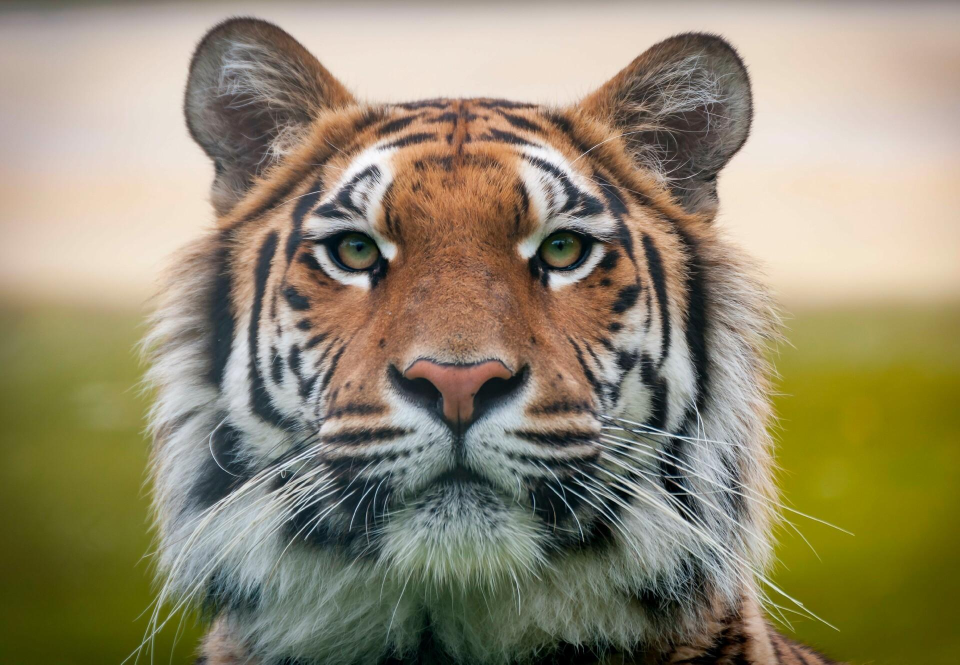
#> input picture 5th sem/Image/images/tiger.jpg, 1920 x 1329 px (shown at 1/2 size)
$ jupyter execute 1_negative_image.ipynb
#> lines starting #> are read from the running program, lines starting #| are printed output that depends on the picture
***Negative Images***

Negative images are useful for enhancing white or grey detail embedded in dark regions

S = max_intensity - r

<style>
    .jp-Notebook { background: white !important; color: black !important; }
    pre, code { background: white !important; color: black !important; }
</style>

[cell 1]
#import libraries
import numpy as np
from PIL import Image
import matplotlib.pyplot as plt

[cell 2]
def Negative_Image(image):
  # image = image.resize((400,400), Image.Resampling.LANCZOS)
  # convert to numpy array
  numpy_image = np.array(image)

  row = numpy_image.shape[0]
  column = numpy_image.shape[1]

  new_array = np.zeros(shape=(row,column))

  for i in range(row):
    for j in range(column):
      new_array[i][j] = 255 - numpy_image[i][j]

  negative_image = Image.fromarray(new_array)
  negative_image = negative_image.convert("L")

  return negative_image

[cell 3]
# reading image and converting to gray scale
image = Image.open('../images/tiger.jpg').convert('L')
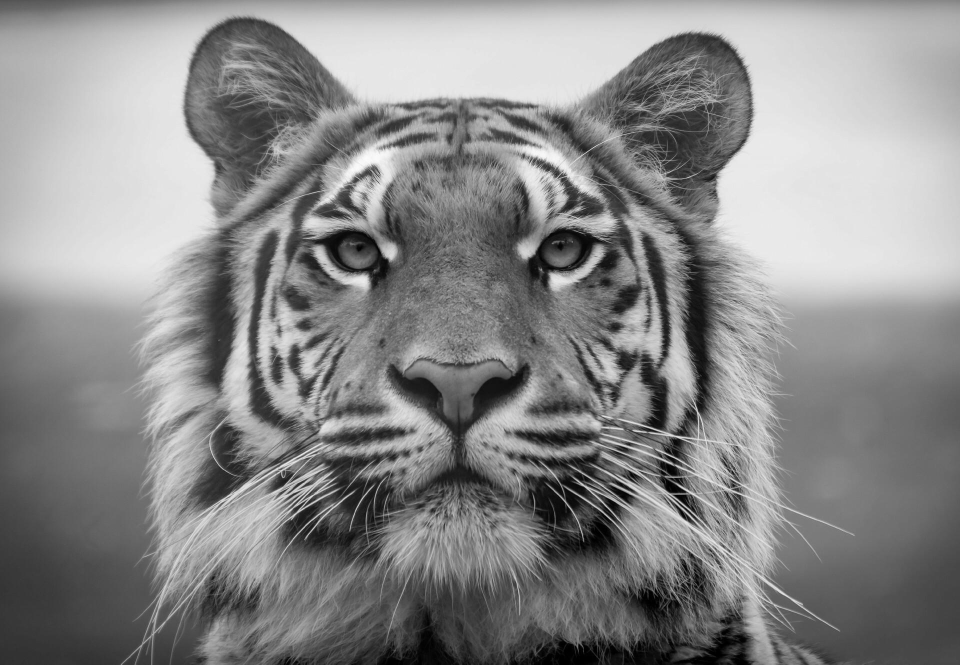
#> image: PIL image 1920x1329 L (shown at 1/2 size); min 0, max 254, mean 137.1
# calling negative function
negative_image = Negative_Image(image)
#> after the loop in Negative_Image, `for i in range(row):`:
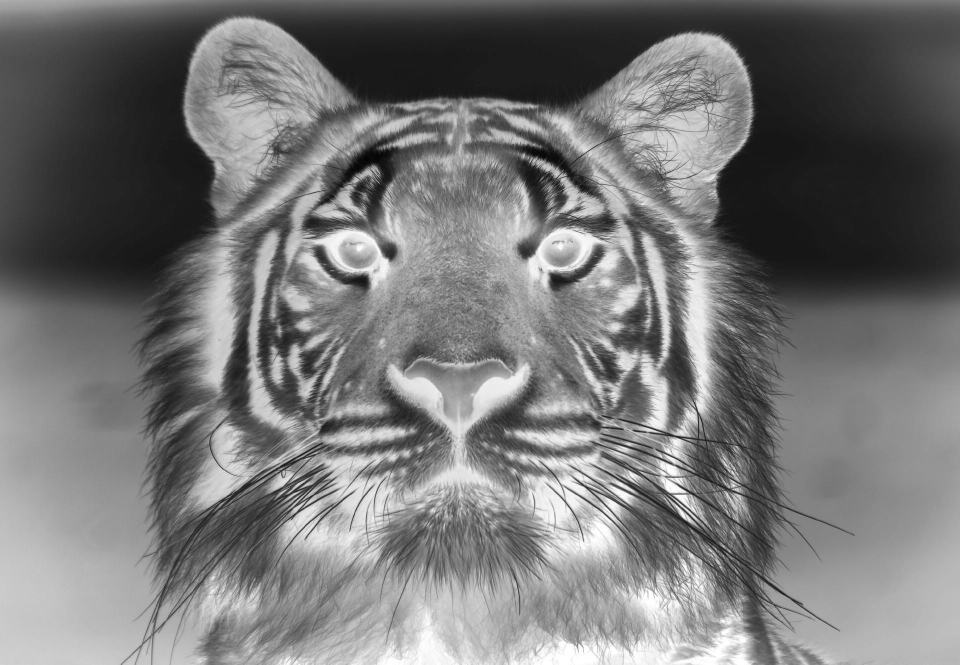
#> new_array: shape (1329, 1920) float64 (shown at 1/2 size); min 1, max 255, mean 117.9

#displaying the images
fig = plt.figure()
fig.set_figheight(8)
fig.set_figwidth(8)

fig.add_subplot(1,2,1)
plt.imshow(image, cmap='gray')
plt.title('original image')

fig.add_subplot(1,2,2)
plt.imshow(negative_image, cmap='gray')
plt.title('Negative image')
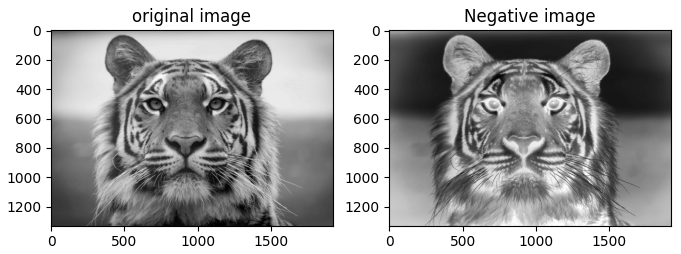
#> figure drawn by matplotlib, 2 panels
